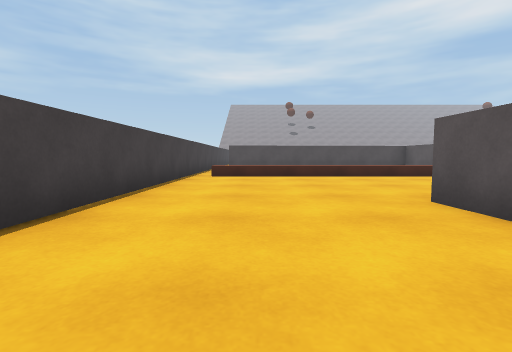
view 1 (above)

23 first-person views from a walk through a Unity game level. The camera is 0.62 m above the floor, tilts 4° down and sees 85° across. The floor is counted in squares, 1 m on a side. Each view is taken from the middle of a square. On the plan, view 1 faces up. The plan holds only what a view shows up to about 9 squares ahead; the rest is blank. The place goes on beyond the plan. The player character is not drawn.

view 2
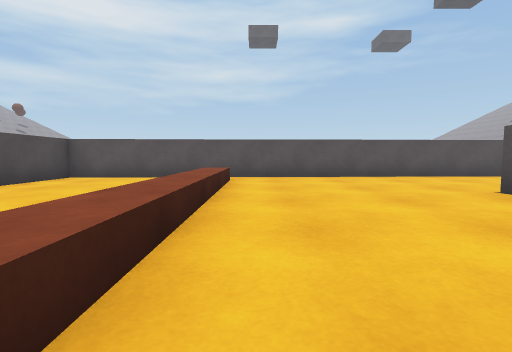

view 3
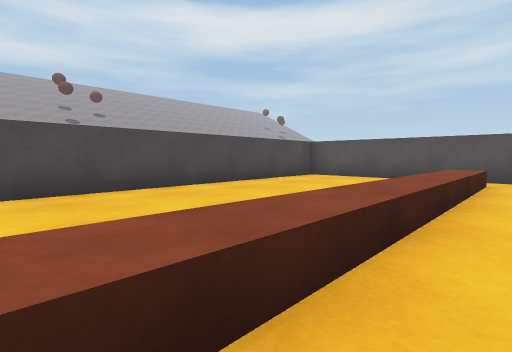

view 4
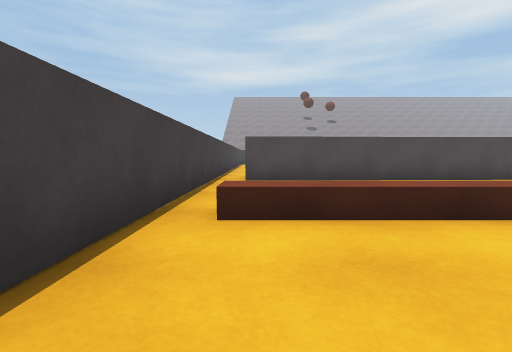

view 5
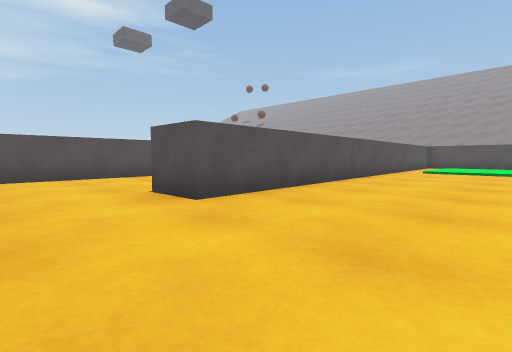

view 6
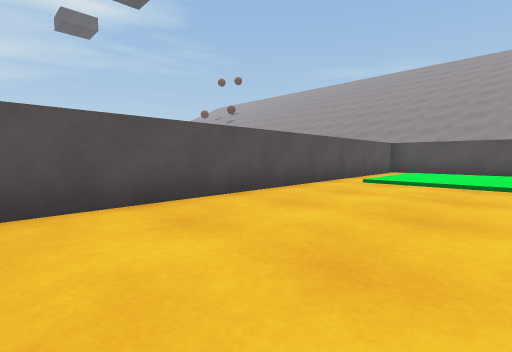

view 7
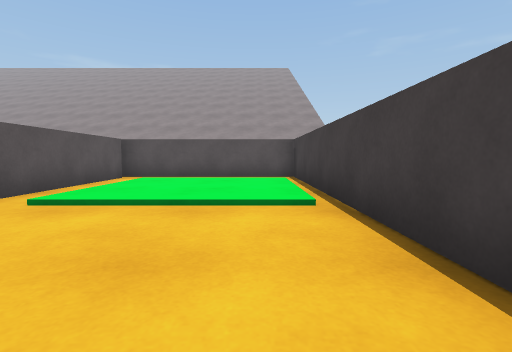

view 8
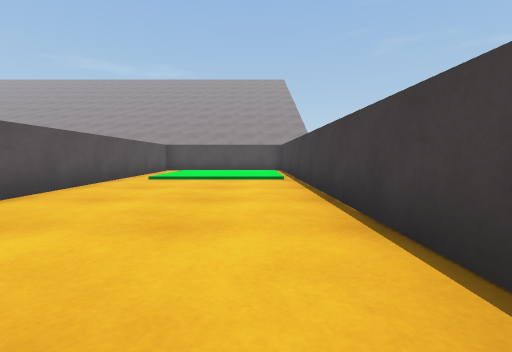

view 9
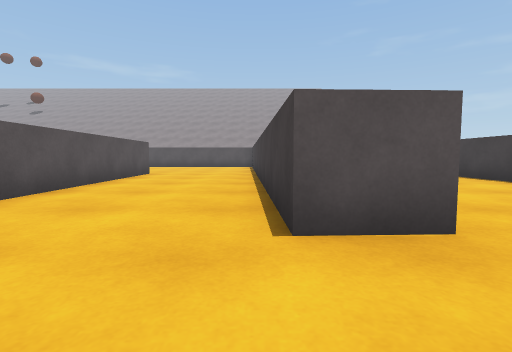

view 10
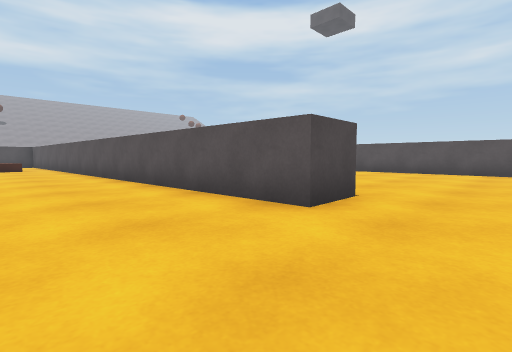

view 11
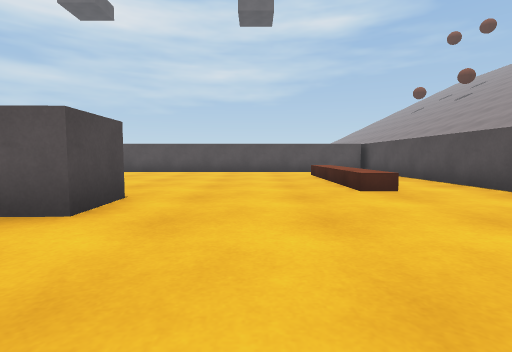

view 12
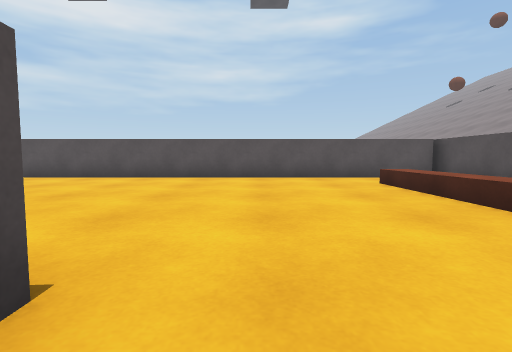

view 13
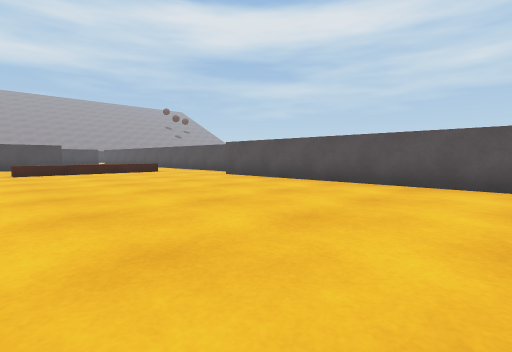

view 14
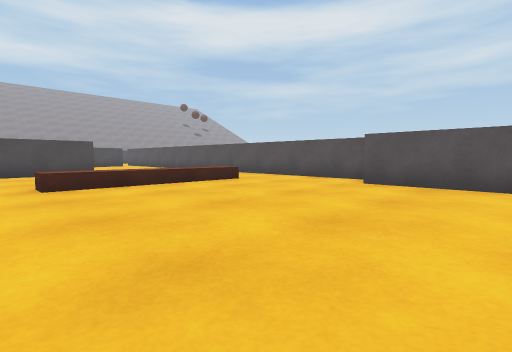

view 15
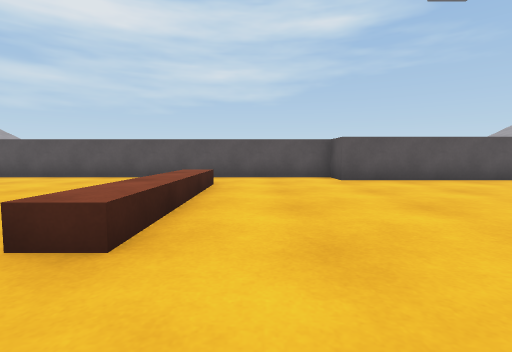

view 16
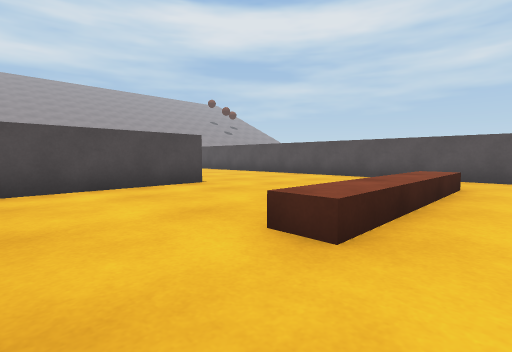

view 17
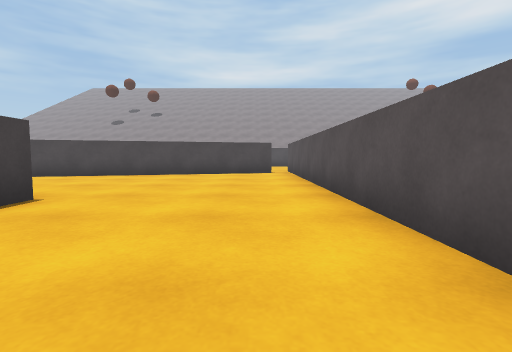

view 18
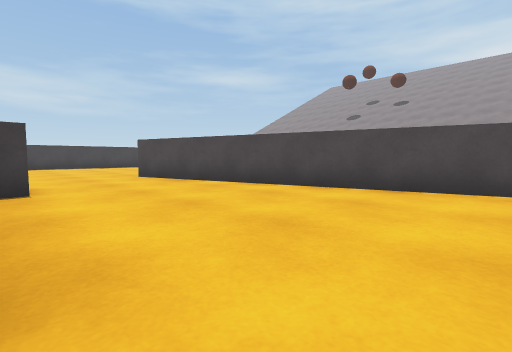

view 19
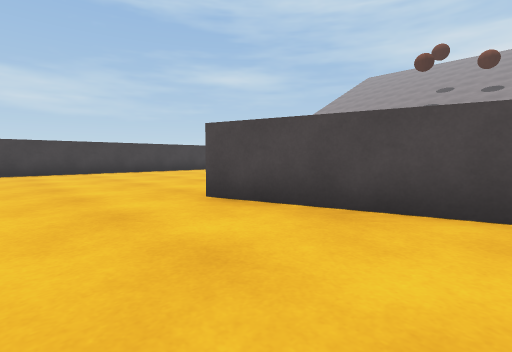

view 20
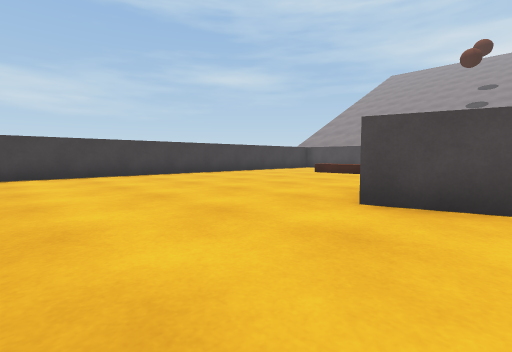

view 21
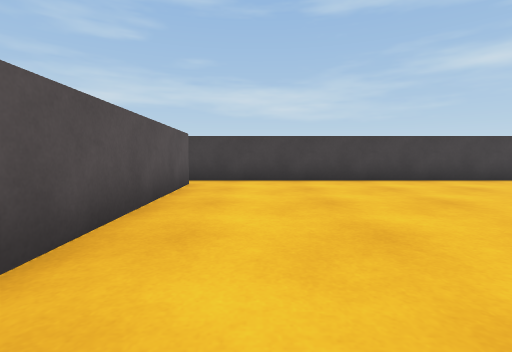

view 22
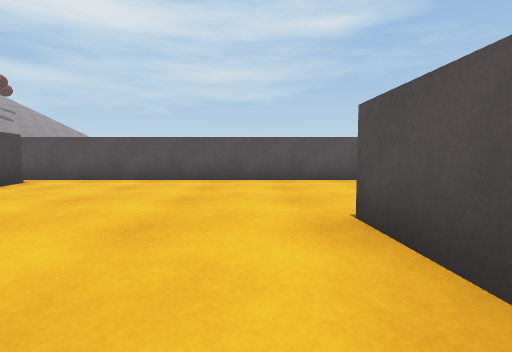

view 23
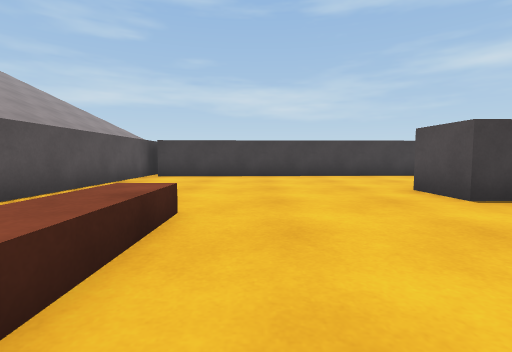

### Floor plan
Key: @ floor where view 1 was taken; # wall or solid block; . main floor; : floor 0.1 m higher than the main floor; / step, stairs or slope; ^ raised ledge.
Columns run from 3 left of view 1 to 18 right of it. Each row starts with its distance up from view 1.
 20 #........ #####......#
 19 #........##..........#
 18 #....................#
 17 #....................#
 16 #....................#
 15 #..........#. ##.....#
 14 #.##############.....#
 13 #..........#.........#
 12 #..........#.........#
 11 #..........#........ #
 10 #.         #.......  #
  9 #.^^^^^^^^.#..^^^^^..#
  8 #..........#.........#
  7 #..........# ........#
  6 #..........# ........#
  5 #..........# .......##
  4 #..........# .......#
  3 #.....#....# .......#
  2 #.....#....# .......#
  1 #.....#....# .......#
  0 #..@..#....# .......#
 -1 #.....##...# .......#
 -2 #.....##...# .......#
 -3 #.....##...##.......#
 -4 #.....##...##.......#
 -5 #.....##............#
 -6 #/:::/##............#
 -7 #/:::/##............#
 -8 #/:::/##.....^^^^^..#
 -9 #/////##.......     #
-10 #.....##.........   #
-11 #####################

Positions as (right, up) in squares from view 1, and headings:
1: (0, 0), facing up
2: (-1, 8), facing right
3: (-1, 8), facing up-right
4: (-1, 6), facing up
5: (-1, 6), facing down-right
6: (-1, 1), facing down-right
7: (-1, -2), facing down
8: (-1, 2), facing down
9: (4, 6), facing down
10: (5, -6), facing up-right
11: (5, -6), facing right
12: (8, -5), facing right
13: (10, -2), facing up-right
14: (10, 3), facing up-right
15: (9, 8), facing right
16: (9, 8), facing up-right
17: (16, 11), facing up
18: (14, 15), facing up-left
19: (9, 16), facing up-left
20: (7, 15), facing up-left
21: (5, 16), facing left
22: (10, 16), facing right
23: (13, -7), facing left
